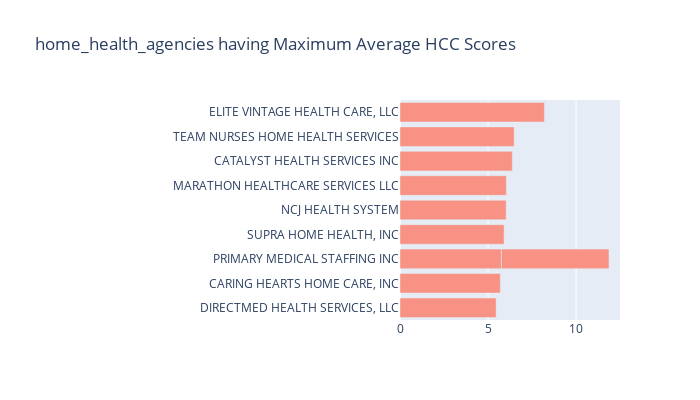

The cell this chart's notebook holds for it:
### Code cell
tempdf = response3.head(10)
y = list(reversed(list(tempdf.agency_name)))
x = list(reversed(list(tempdf.average_hcc_score)))
trace1 = go.Bar(x=x, y=y, orientation="h", marker=dict(color='#f79284'),)
layout = dict(height=400, width=700, margin=dict(l=400), title='home_health_agencies having Maximum Average HCC Scores')
data = [trace1]

fig = go.Figure(data=data, layout=layout)
iplot(fig, filename='stacked-bar')

### Figure 1 — Plotly figure (JSON) as saved in the notebook; plotly's stock layout.template omitted (floating-point values rounded to 4 significant figures)
{"data": [{"marker": {"color": "#f79284"}, "orientation": "h", "type": "bar", "x": [5.46, 5.7, 5.76, 5.91, 6.03, 6.04, 6.11, 6.38, 6.48, 8.2], "y": ["DIRECTMED HEALTH SERVICES, LLC", "CARING HEARTS HOME CARE, INC", "PRIMARY MEDICAL STAFFING INC", "SUPRA HOME HEALTH, INC", "NCJ HEALTH SYSTEM", "MARATHON HEALTHCARE SERVICES LLC", "PRIMARY MEDICAL STAFFING INC", "CATALYST HEALTH SERVICES INC", "TEAM NURSES HOME HEALTH SERVICES", "ELITE VINTAGE HEALTH CARE, LLC"]}], "layout": {"height": 400, "margin": {"l": 400}, "title": {"text": "home_health_agencies having Maximum Average HCC Scores"}, "width": 700}}
